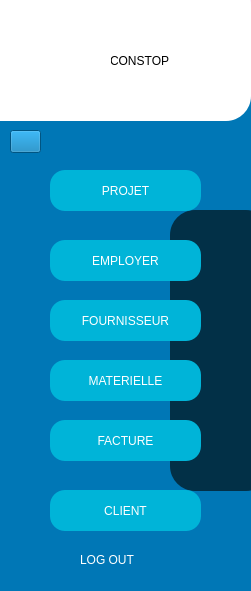
     <widget class="QWidget" name="left_menu" native="true">
      <property name="geometry">
       <rect>
        <x>0</x>
        <y>0</y>
        <width>251</width>
        <height>591</height>
       </rect>
      </property>
      <property name="styleSheet">
       <string notr="true">background-color:#0077b6;</string>
      </property>
      <widget class="QLabel" name="label_9">
       <property name="geometry">
        <rect>
         <x>110</x>
         <y>40</y>
         <width>121</width>
         <height>41</height>
        </rect>
       </property>
       <property name="styleSheet">
        <string notr="true">color:black;
font: 87 18pt &quot;Segoe UI Black&quot;;
background-color:rgb(255, 255, 255);</string>
       </property>
       <property name="text">
        <string>CONSTOP</string>
       </property>
      </widget>
      <widget class="QPushButton" name="pushButton_2">
       <property name="geometry">
        <rect>
         <x>50</x>
         <y>240</y>
         <width>151</width>
         <height>41</height>
        </rect>
       </property>
       <property name="styleSheet">
        <string notr="true">



QPushButton{
border-radius:15px;
background-color:#00b4d8;
/*background-color:rgb(206, 212, 84);*/
color:rgb(255, 255, 255);
font: 75 12pt &quot;System&quot;;

}
QPushButton:hover{
background-color:#90e0ef;
font: 75 12pt &quot;System&quot;;
color:rgb(255, 255, 255);

}
QPushButton:pressed{
background-color:#90e0ef;
font: 75 12pt &quot;System&quot;;
color:white;

}</string>
       </property>
       <property name="text">
        <string>EMPLOYER</string>
       </property>
       <property name="icon">
        <iconset resource="res.qrc">
         <normaloff>:/new/prefix1/res/img_501696.png</normaloff>:/new/prefix1/res/img_501696.png</iconset>
       </property>
      </widget>
      <widget class="QPushButton" name="pushButton_3">
       <property name="geometry">
        <rect>
         <x>50</x>
         <y>300</y>
         <width>151</width>
         <height>41</height>
        </rect>
       </property>
       <property name="styleSheet">
        <string notr="true">


QPushButton{
border-radius:15px;
background-color:#00b4d8;
/*background-color:rgb(206, 212, 84);*/
color:rgb(255, 255, 255);
font: 75 12pt &quot;System&quot;;

}
QPushButton:hover{
background-color:#90e0ef;
font: 75 12pt &quot;System&quot;;
color:rgb(255, 255, 255);

}
QPushButton:pressed{
background-color:#90e0ef;
font: 75 12pt &quot;System&quot;;
color:white;

}</string>
       </property>
       <property name="text">
        <string>FOURNISSEUR</string>
       </property>
       <property name="icon">
        <iconset resource="res.qrc">
         <normaloff>:/new/prefix1/res/truck.png</normaloff>:/new/prefix1/res/truck.png</iconset>
       </property>
      </widget>
      <widget class="QPushButton" name="pushButton_4">
       <property name="geometry">
        <rect>
         <x>50</x>
         <y>360</y>
         <width>151</width>
         <height>41</height>
        </rect>
       </property>
       <property name="styleSheet">
        <string notr="true">


QPushButton{
border-radius:15px;
background-color:#00b4d8;
/*background-color:rgb(206, 212, 84);*/
color:rgb(255, 255, 255);
font: 75 12pt &quot;System&quot;;

}
QPushButton:hover{
background-color:#90e0ef;
font: 75 12pt &quot;System&quot;;
color:rgb(255, 255, 255);

}
QPushButton:pressed{
background-color:#90e0ef;
font: 75 12pt &quot;System&quot;;
color:white;

}</string>
       </property>
       <property name="text">
        <string>MATERIELLE</string>
       </property>
       <property name="icon">
        <iconset resource="res.qrc">
         <normaloff>:/new/prefix1/res/hummer-with-screwdriver-icon-vector-19696085-removebg-preview.png</normaloff>:/new/prefix1/res/hummer-with-screwdriver-icon-vector-19696085-removebg-preview.png</iconset>
       </property>
      </widget>
      <widget class="QPushButton" name="pushButton_5">
       <property name="geometry">
        <rect>
         <x>50</x>
         <y>420</y>
         <width>151</width>
         <height>41</height>
        </rect>
       </property>
       <property name="styleSheet">
        <string notr="true">


QPushButton{
border-radius:15px;
background-color:#00b4d8;
/*background-color:rgb(206, 212, 84);*/
color:rgb(255, 255, 255);
font: 75 12pt &quot;System&quot;;

}
QPushButton:hover{
background-color:#90e0ef;
font: 75 12pt &quot;System&quot;;
color:rgb(255, 255, 255);

}
QPushButton:pressed{
background-color:#90e0ef;
font: 75 12pt &quot;System&quot;;
color:white;

}</string>
       </property>
       <property name="text">
        <string>FACTURE</string>
       </property>
       <property name="icon">
        <iconset resource="res.qrc">
         <normaloff>:/new/prefix1/res/2205928-icone-de-facture-de-paiement-gratuit-vectoriel-removebg-preview.png</normaloff>:/new/prefix1/res/2205928-icone-de-facture-de-paiement-gratuit-vectoriel-removebg-preview.png</iconset>
       </property>
      </widget>
      <widget class="QPushButton" name="pushButton_6">
       <property name="geometry">
        <rect>
         <x>50</x>
         <y>490</y>
         <width>151</width>
         <height>41</height>
        </rect>
       </property>
       <property name="styleSheet">
        <string notr="true">

QPushButton{
border-radius:15px;
background-color:#00b4d8;
/*background-color:rgb(206, 212, 84);*/
color:rgb(255, 255, 255);
font: 75 12pt &quot;System&quot;;

}
QPushButton:hover{
background-color:#90e0ef;
font: 75 12pt &quot;System&quot;;
color:rgb(255, 255, 255);

}
QPushButton:pressed{
background-color:#90e0ef;
font: 75 12pt &quot;System&quot;;
color:white;

}</string>
       </property>
       <property name="text">
        <string>CLIENT</string>
       </property>
       <property name="icon">
        <iconset resource="res.qrc">
         <normaloff>:/new/prefix1/res/users.png</normaloff>:/new/prefix1/res/users.png</iconset>
       </property>
      </widget>
      <widget class="QPushButton" name="pushButton_7">
       <property name="geometry">
        <rect>
         <x>50</x>
         <y>170</y>
         <width>151</width>
         <height>41</height>
        </rect>
       </property>
       <property name="styleSheet">
        <string notr="true">

QPushButton{
border-radius:15px;
background-color:#00b4d8;
/*background-color:rgb(206, 212, 84);*/
color:rgb(255, 255, 255);
font: 75 12pt &quot;System&quot;;

}
QPushButton:hover{
background-color:#90e0ef;
font: 75 12pt &quot;System&quot;;
color:rgb(255, 255, 255);

}
QPushButton:pressed{
background-color:#90e0ef;
font: 75 12pt &quot;System&quot;;
color:white;

}</string>
       </property>
       <property name="text">
        <string>PROJET</string>
       </property>
       <property name="icon">
        <iconset resource="res.qrc">
         <normaloff>:/new/prefix1/res/home.png</normaloff>:/new/prefix1/res/home.png</iconset>
       </property>
      </widget>
      <widget class="QLabel" name="label_3">
       <property name="geometry">
        <rect>
         <x>0</x>
         <y>0</y>
         <width>251</width>
         <height>81</height>
        </rect>
       </property>
       <property name="styleSheet">
        <string notr="true">background-color:rgb(255, 219, 252);</string>
       </property>
       <property name="text">
        <string/>
       </property>
      </widget>
      <widget class="QLabel" name="label_25">
       <property name="geometry">
        <rect>
         <x>170</x>
         <y>210</y>
         <width>101</width>
         <height>281</height>
        </rect>
       </property>
       <property name="styleSheet">
        <string notr="true">border-radius:25px;
background-color:#023047;</string>
       </property>
       <property name="text">
        <string/>
       </property>
      </widget>
      <widget class="QLabel" name="label">
       <property name="geometry">
        <rect>
         <x>-30</x>
         <y>-20</y>
         <width>281</width>
         <height>141</height>
        </rect>
       </property>
       <property name="styleSheet">
        <string notr="true">border-radius:25px;
background-color:white;</string>
       </property>
       <property name="text">
        <string/>
       </property>
      </widget>
      <widget class="QLabel" name="label_2">
       <property name="geometry">
        <rect>
         <x>0</x>
         <y>-10</y>
         <width>111</width>
         <height>131</height>
        </rect>
       </property>
       <property name="styleSheet">
        <string notr="true">background-color:white;</string>
       </property>
       <property name="text">
        <string/>
       </property>
       <property name="pixmap">
        <pixmap resource="res.qrc">:/new/prefix1/res/272658887_1094234024663786_8066416847757236482_n (1).png</pixmap>
       </property>
      </widget>
      <widget class="QLabel" name="label_4">
       <property name="geometry">
        <rect>
         <x>140</x>
         <y>550</y>
         <width>47</width>
         <height>21</height>
        </rect>
       </property>
       <property name="toolTipDuration">
        <number>-6</number>
       </property>
       <property name="text">
        <string/>
       </property>
       <property name="pixmap">
        <pixmap resource="res.qrc">:/new/prefix1/res/log-out.png</pixmap>
       </property>
      </widget>
      <widget class="QLabel" name="label_5">
       <property name="geometry">
        <rect>
         <x>80</x>
         <y>550</y>
         <width>61</width>
         <height>20</height>
        </rect>
       </property>
       <property name="styleSheet">
        <string notr="true">font: 75 18pt &quot;System&quot;;
color:white;
</string>
       </property>
       <property name="text">
        <string>LOG OUT</string>
       </property>
      </widget>
      <widget class="QPushButton" name="pushButton">
       <property name="geometry">
        <rect>
         <x>10</x>
         <y>130</y>
         <width>31</width>
         <height>23</height>
        </rect>
       </property>
       <property name="text">
        <string/>
       </property>
       <property name="icon">
        <iconset resource="res.qrc">
         <normaloff>:/new/prefix1/res/menu.png</normaloff>:/new/prefix1/res/menu.png</iconset>
       </property>
      </widget>
      <zorder>label_3</zorder>
      <zorder>label</zorder>
      <zorder>label_25</zorder>
      <zorder>label_9</zorder>
      <zorder>pushButton_2</zorder>
      <zorder>pushButton_3</zorder>
      <zorder>pushButton_4</zorder>
      <zorder>pushButton_5</zorder>
      <zorder>pushButton_6</zorder>
      <zorder>pushButton_7</zorder>
      <zorder>label_2</zorder>
      <zorder>label_4</zorder>
      <zorder>label_5</zorder>
      <zorder>pushButton</zorder>
     </widget>
